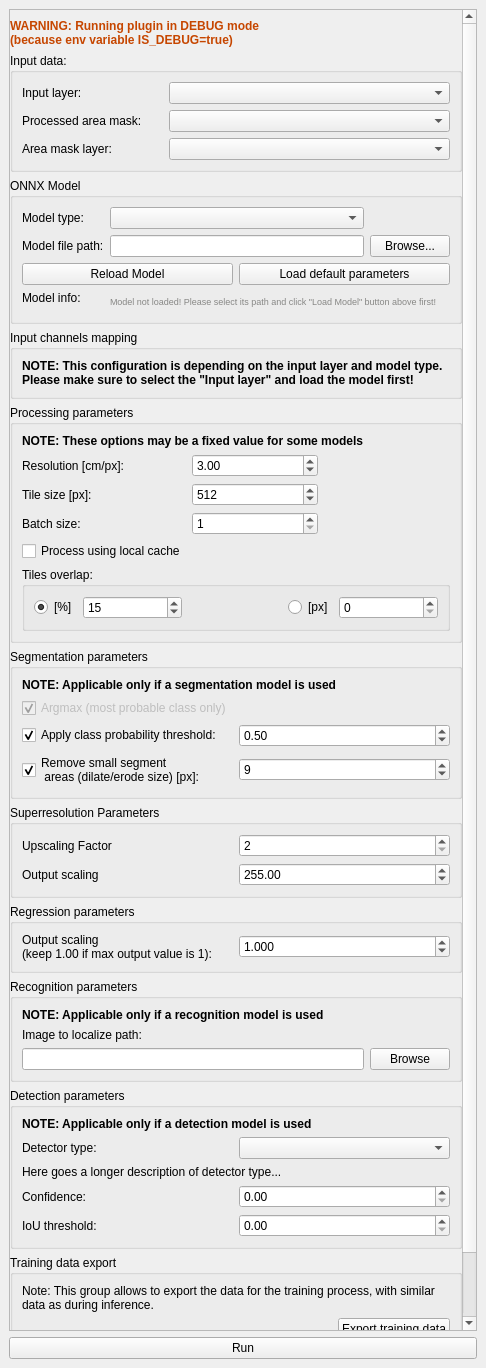
<?xml version="1.0" encoding="UTF-8"?>
<ui version="4.0">
 <class>DeepnessDockWidgetBase</class>
 <widget class="QDockWidget" name="DeepnessDockWidgetBase">
  <property name="geometry">
   <rect>
    <x>0</x>
    <y>0</y>
    <width>486</width>
    <height>1368</height>
   </rect>
  </property>
  <property name="windowTitle">
   <string>Deepness</string>
  </property>
  <widget class="QWidget" name="dockWidgetContents">
   <layout class="QGridLayout" name="gridLayout">
    <item row="0" column="0">
     <widget class="QScrollArea" name="scrollArea">
      <property name="widgetResizable">
       <bool>true</bool>
      </property>
      <widget class="QWidget" name="scrollAreaWidgetContents">
       <property name="geometry">
        <rect>
         <x>0</x>
         <y>-268</y>
         <width>452</width>
         <height>1564</height>
        </rect>
       </property>
       <layout class="QVBoxLayout" name="verticalLayout_3">
        <property name="leftMargin">
         <number>0</number>
        </property>
        <property name="rightMargin">
         <number>0</number>
        </property>
        <property name="bottomMargin">
         <number>0</number>
        </property>
        <item>
         <widget class="QLabel" name="label_debugModeWarning">
          <property name="font">
           <font>
            <pointsize>9</pointsize>
            <bold>true</bold>
           </font>
          </property>
          <property name="styleSheet">
           <string notr="true">color:rgb(198, 70, 0)</string>
          </property>
          <property name="text">
           <string>WARNING: Running plugin in DEBUG mode
(because env variable IS_DEBUG=true)</string>
          </property>
         </widget>
        </item>
        <item>
         <widget class="QgsCollapsibleGroupBox" name="mGroupBox_3">
          <property name="sizePolicy">
           <sizepolicy hsizetype="Preferred" vsizetype="Maximum">
            <horstretch>0</horstretch>
            <verstretch>0</verstretch>
           </sizepolicy>
          </property>
          <property name="title">
           <string>Input data:</string>
          </property>
          <layout class="QGridLayout" name="gridLayout_5">
           <item row="0" column="1" colspan="2">
            <widget class="QgsMapLayerComboBox" name="mMapLayerComboBox_inputLayer">
             <property name="toolTip">
              <string>&lt;html&gt;&lt;head/&gt;&lt;body&gt;&lt;p&gt;&lt;span style=&quot; font-weight:600;&quot;&gt;Layer which will be processed.&lt;/span&gt;&lt;/p&gt;&lt;p&gt;Most probably this is your ortophoto or map source (like satellite image from google earth).&lt;br/&gt;Needs to be a raster layer.&lt;/p&gt;&lt;/body&gt;&lt;/html&gt;</string>
             </property>
            </widget>
           </item>
           <item row="1" column="1" colspan="2">
            <widget class="QComboBox" name="comboBox_processedAreaSelection">
             <property name="toolTip">
              <string>&lt;html&gt;&lt;head/&gt;&lt;body&gt;&lt;p&gt;Defines what part of the &amp;quot;Input layer&amp;quot; should be processed.&lt;/p&gt;&lt;p&gt;&lt;br/&gt; - &amp;quot;&lt;span style=&quot; font-style:italic;&quot;&gt;Visible Part&lt;/span&gt;&amp;quot; allows to process the part currently visible on the map canvas.&lt;br/&gt; - &amp;quot;&lt;span style=&quot; font-style:italic;&quot;&gt;Entire Layer&lt;/span&gt;&amp;quot; allows to process the entire ortophoto file&lt;br/&gt; - &amp;quot;&lt;span style=&quot; font-style:italic;&quot;&gt;From Polygons&lt;/span&gt;&amp;quot; allows to select a polygon describing the area to be processed (e.g. if the processed field is a polygon, and we don't want to process outside of it)&lt;/p&gt;&lt;/body&gt;&lt;/html&gt;</string>
             </property>
            </widget>
           </item>
           <item row="0" column="0">
            <widget class="QLabel" name="label_10">
             <property name="text">
              <string>Input layer:</string>
             </property>
            </widget>
           </item>
           <item row="1" column="0">
            <widget class="QLabel" name="label_11">
             <property name="text">
              <string>Processed area mask:</string>
             </property>
            </widget>
           </item>
           <item row="2" column="0">
            <widget class="QLabel" name="label_areaMaskLayer">
             <property name="text">
              <string>Area mask layer:</string>
             </property>
            </widget>
           </item>
           <item row="2" column="1" colspan="2">
            <widget class="QgsMapLayerComboBox" name="mMapLayerComboBox_areaMaskLayer">
             <property name="toolTip">
              <string>&lt;html&gt;&lt;head/&gt;&lt;body&gt;&lt;p&gt;Defines the layer which is being used as a mask for the processing of &amp;quot;Input layer&amp;quot;. &lt;br/&gt;Only pixels within this mask layer will be processed.&lt;/p&gt;&lt;p&gt;Needs to be a vector layer.&lt;/p&gt;&lt;/body&gt;&lt;/html&gt;</string>
             </property>
            </widget>
           </item>
          </layout>
         </widget>
        </item>
        <item>
         <widget class="QgsCollapsibleGroupBox" name="mGroupBox">
          <property name="sizePolicy">
           <sizepolicy hsizetype="Preferred" vsizetype="Maximum">
            <horstretch>0</horstretch>
            <verstretch>0</verstretch>
           </sizepolicy>
          </property>
          <property name="title">
           <string>ONNX Model</string>
          </property>
          <layout class="QGridLayout" name="gridLayout_7">
           <item row="1" column="1">
            <widget class="QLineEdit" name="lineEdit_modelPath">
             <property name="enabled">
              <bool>true</bool>
             </property>
             <property name="toolTip">
              <string>Path to the model file</string>
             </property>
            </widget>
           </item>
           <item row="1" column="0">
            <widget class="QLabel" name="label_4">
             <property name="text">
              <string>Model file path:</string>
             </property>
            </widget>
           </item>
           <item row="1" column="2">
            <widget class="QPushButton" name="pushButton_browseModelPath">
             <property name="enabled">
              <bool>true</bool>
             </property>
             <property name="text">
              <string>Browse...</string>
             </property>
            </widget>
           </item>
           <item row="0" column="0">
            <widget class="QLabel" name="label_5">
             <property name="text">
              <string>Model type:</string>
             </property>
            </widget>
           </item>
           <item row="0" column="1">
            <widget class="QComboBox" name="comboBox_modelType">
             <property name="toolTip">
              <string>&lt;html&gt;&lt;head/&gt;&lt;body&gt;&lt;p&gt;Type of the model (model class) which you want to use.&lt;br/&gt;You should obtain this information along with the model file.&lt;/p&gt;&lt;p&gt;Please refer to the plugin documentation for more details.&lt;/p&gt;&lt;/body&gt;&lt;/html&gt;</string>
             </property>
            </widget>
           </item>
           <item row="4" column="0">
            <widget class="QLabel" name="label_3">
             <property name="text">
              <string>Model info:</string>
             </property>
            </widget>
           </item>
           <item row="4" column="1" rowspan="2" colspan="2">
            <widget class="QLabel" name="label_modelInfo">
             <property name="font">
              <font>
               <pointsize>7</pointsize>
              </font>
             </property>
             <property name="styleSheet">
              <string notr="true">color: rgb(135, 135, 133);</string>
             </property>
             <property name="text">
              <string>Model not loaded! Please select its path and click &quot;Load Model&quot; button above first!</string>
             </property>
             <property name="wordWrap">
              <bool>true</bool>
             </property>
            </widget>
           </item>
           <item row="3" column="0" colspan="3">
            <layout class="QHBoxLayout" name="horizontalLayout_10">
             <item>
              <widget class="QPushButton" name="pushButton_reloadModel">
               <property name="toolTip">
                <string>Reload the model given in the line edit above</string>
               </property>
               <property name="text">
                <string>Reload Model</string>
               </property>
              </widget>
             </item>
             <item>
              <widget class="QPushButton" name="pushButton_loadDefaultModelParameters">
               <property name="toolTip">
                <string>&lt;html&gt;&lt;head/&gt;&lt;body&gt;&lt;p&gt;&lt;span style=&quot; font-weight:600;&quot;&gt;Load default model parameters.&lt;/span&gt;&lt;/p&gt;&lt;p&gt;ONNX Models can have metadata, which can be parsed and used to set default value for fields in UI, w.g. for tile_size or confidence threshold&lt;/p&gt;&lt;/body&gt;&lt;/html&gt;</string>
               </property>
               <property name="text">
                <string>Load default parameters</string>
               </property>
              </widget>
             </item>
            </layout>
           </item>
          </layout>
         </widget>
        </item>
        <item>
         <widget class="QgsCollapsibleGroupBox" name="mGroupBox_2">
          <property name="sizePolicy">
           <sizepolicy hsizetype="Preferred" vsizetype="Maximum">
            <horstretch>0</horstretch>
            <verstretch>0</verstretch>
           </sizepolicy>
          </property>
          <property name="title">
           <string>Input channels mapping</string>
          </property>
          <layout class="QGridLayout" name="gridLayout_4">
           <item row="1" column="0">
            <layout class="QVBoxLayout" name="verticalLayout_inputChannelsMapping"/>
           </item>
           <item row="0" column="0">
            <widget class="QLabel" name="label_12">
             <property name="font">
              <font>
               <bold>true</bold>
              </font>
             </property>
             <property name="text">
              <string>NOTE: This configuration is depending on the input layer and model type. Please make sure to select the &quot;Input layer&quot; and load the model first!</string>
             </property>
             <property name="wordWrap">
              <bool>true</bool>
             </property>
            </widget>
           </item>
          </layout>
         </widget>
        </item>
        <item>
         <widget class="QgsCollapsibleGroupBox" name="mGroupBox_4">
          <property name="sizePolicy">
           <sizepolicy hsizetype="Preferred" vsizetype="Maximum">
            <horstretch>0</horstretch>
            <verstretch>0</verstretch>
           </sizepolicy>
          </property>
          <property name="title">
           <string>Processing parameters</string>
          </property>
          <layout class="QGridLayout" name="gridLayout_8">
           <item row="6" column="0" colspan="3">
            <widget class="QGroupBox" name="groupBox">
             <property name="title">
              <string>Tiles overlap:</string>
             </property>
             <layout class="QGridLayout" name="gridLayout_3">
              <item row="0" column="3">
               <widget class="QRadioButton" name="radioButton_processingTileOverlapPixels">
                <property name="text">
                 <string>[px]</string>
                </property>
               </widget>
              </item>
              <item row="0" column="2">
               <spacer name="horizontalSpacer_2">
                <property name="orientation">
                 <enum>Qt::Horizontal</enum>
                </property>
                <property name="sizeHint" stdset="0">
                 <size>
                  <width>40</width>
                  <height>20</height>
                 </size>
                </property>
               </spacer>
              </item>
              <item row="0" column="1">
               <widget class="QSpinBox" name="spinBox_processingTileOverlapPercentage">
                <property name="sizePolicy">
                 <sizepolicy hsizetype="MinimumExpanding" vsizetype="Fixed">
                  <horstretch>0</horstretch>
                  <verstretch>0</verstretch>
                 </sizepolicy>
                </property>
                <property name="minimumSize">
                 <size>
                  <width>80</width>
                  <height>0</height>
                 </size>
                </property>
                <property name="toolTip">
                 <string>&lt;html&gt;&lt;head/&gt;&lt;body&gt;&lt;p&gt;Defines how much tiles should overlap on their neighbours during processing.&lt;/p&gt;&lt;p&gt;Especially required for model which introduce distortions on the edges of images, so that it can be removed in postprocessing.&lt;/p&gt;&lt;/body&gt;&lt;/html&gt;</string>
                </property>
                <property name="suffix">
                 <string/>
                </property>
                <property name="value">
                 <number>15</number>
                </property>
               </widget>
              </item>
              <item row="0" column="4">
               <widget class="QSpinBox" name="spinBox_processingTileOverlapPixels">
                <property name="sizePolicy">
                 <sizepolicy hsizetype="MinimumExpanding" vsizetype="Fixed">
                  <horstretch>0</horstretch>
                  <verstretch>0</verstretch>
                 </sizepolicy>
                </property>
                <property name="minimumSize">
                 <size>
                  <width>80</width>
                  <height>0</height>
                 </size>
                </property>
                <property name="maximum">
                 <number>9999999</number>
                </property>
               </widget>
              </item>
              <item row="0" column="0">
               <widget class="QRadioButton" name="radioButton_processingTileOverlapPercentage">
                <property name="text">
                 <string>[%]</string>
                </property>
                <property name="checked">
                 <bool>true</bool>
                </property>
               </widget>
              </item>
             </layout>
            </widget>
           </item>
           <item row="2" column="1">
            <widget class="QSpinBox" name="spinBox_tileSize_px">
             <property name="enabled">
              <bool>true</bool>
             </property>
             <property name="toolTip">
              <string>&lt;html&gt;&lt;head/&gt;&lt;body&gt;&lt;p&gt;Size of the images passed to the model.&lt;/p&gt;&lt;p&gt;Usually needs to be the same as the one used during training.&lt;/p&gt;&lt;/body&gt;&lt;/html&gt;</string>
             </property>
             <property name="maximum">
              <number>99999</number>
             </property>
             <property name="value">
              <number>512</number>
             </property>
            </widget>
           </item>
           <item row="1" column="1">
            <widget class="QDoubleSpinBox" name="doubleSpinBox_resolution_cm_px">
             <property name="toolTip">
              <string>&lt;html&gt;&lt;head/&gt;&lt;body&gt;&lt;p&gt;Defines the processing resolution of the &amp;quot;Input layer&amp;quot;.&lt;/p&gt;&lt;p&gt;&lt;br/&gt;&lt;/p&gt;&lt;p&gt;Determines the resolution of images fed into the model, allowing to scale the input images.&lt;/p&gt;&lt;p&gt;Should be similar as the resolution used to train the model.&lt;/p&gt;&lt;/body&gt;&lt;/html&gt;</string>
             </property>
             <property name="decimals">
              <number>2</number>
             </property>
             <property name="minimum">
              <double>0.000000000000000</double>
             </property>
             <property name="maximum">
              <double>999999.000000000000000</double>
             </property>
             <property name="value">
              <double>3.000000000000000</double>
             </property>
            </widget>
           </item>
           <item row="2" column="0">
            <widget class="QLabel" name="label_8">
             <property name="text">
              <string>Tile size [px]:</string>
             </property>
            </widget>
           </item>
           <item row="1" column="0">
            <widget class="QLabel" name="label">
             <property name="text">
              <string>Resolution [cm/px]:</string>
             </property>
            </widget>
           </item>
           <item row="0" column="0" colspan="3">
            <widget class="QLabel" name="label_13">
             <property name="font">
              <font>
               <italic>false</italic>
               <bold>true</bold>
              </font>
             </property>
             <property name="text">
              <string>NOTE: These options may be a fixed value for some models</string>
             </property>
             <property name="wordWrap">
              <bool>true</bool>
             </property>
            </widget>
           </item>
           <item row="3" column="0">
            <widget class="QLabel" name="label_19">
             <property name="text">
              <string>Batch size:</string>
             </property>
            </widget>
           </item>
           <item row="3" column="1">
            <widget class="QSpinBox" name="spinBox_batchSize">
             <property name="toolTip">
              <string>&lt;html&gt;&lt;head/&gt;&lt;body&gt;&lt;p&gt;The size of the data batch in the model.&lt;/p&gt;&lt;p&gt;The size depends on the computing resources, in particular the available RAM / GPU memory.&lt;/p&gt;&lt;/body&gt;&lt;/html&gt;</string>
             </property>
             <property name="minimum">
              <number>1</number>
             </property>
             <property name="maximum">
              <number>9999999</number>
             </property>
            </widget>
           </item>
           <item row="4" column="0">
            <widget class="QCheckBox" name="checkBox_local_cache">
             <property name="toolTip">
              <string>&lt;html&gt;&lt;head/&gt;&lt;body&gt;&lt;p&gt;If True, local memory caching is performed - this is helpful when large area maps are processed, but is probably slower than processing in RAM.&lt;/p&gt;&lt;p&gt;&lt;br/&gt;&lt;/p&gt;&lt;/body&gt;&lt;/html&gt;</string>
             </property>
             <property name="text">
              <string>Process using local cache</string>
             </property>
            </widget>
           </item>
          </layout>
         </widget>
        </item>
        <item>
         <widget class="QgsCollapsibleGroupBox" name="mGroupBox_segmentationParameters">
          <property name="sizePolicy">
           <sizepolicy hsizetype="Preferred" vsizetype="Maximum">
            <horstretch>0</horstretch>
            <verstretch>0</verstretch>
           </sizepolicy>
          </property>
          <property name="title">
           <string>Segmentation parameters</string>
          </property>
          <layout class="QGridLayout" name="gridLayout_10">
           <item row="2" column="2">
            <widget class="QDoubleSpinBox" name="doubleSpinBox_probabilityThreshold">
             <property name="toolTip">
              <string>&lt;html&gt;&lt;head/&gt;&lt;body&gt;&lt;p&gt;Minimum required probability for the class to be considered as belonging to this class.&lt;/p&gt;&lt;/body&gt;&lt;/html&gt;</string>
             </property>
             <property name="decimals">
              <number>2</number>
             </property>
             <property name="maximum">
              <double>1.000000000000000</double>
             </property>
             <property name="singleStep">
              <double>0.050000000000000</double>
             </property>
             <property name="value">
              <double>0.500000000000000</double>
             </property>
            </widget>
           </item>
           <item row="1" column="1">
            <widget class="QCheckBox" name="checkBox_pixelClassArgmaxEnabled">
             <property name="enabled">
              <bool>false</bool>
             </property>
             <property name="toolTip">
              <string/>
             </property>
             <property name="text">
              <string>Argmax (most probable class only)</string>
             </property>
             <property name="checked">
              <bool>true</bool>
             </property>
            </widget>
           </item>
           <item row="2" column="1">
            <widget class="QCheckBox" name="checkBox_pixelClassEnableThreshold">
             <property name="text">
              <string>Apply class probability threshold:</string>
             </property>
             <property name="checked">
              <bool>true</bool>
             </property>
            </widget>
           </item>
           <item row="3" column="2">
            <widget class="QSpinBox" name="spinBox_dilateErodeSize">
             <property name="toolTip">
              <string>&lt;html&gt;&lt;head/&gt;&lt;body&gt;&lt;p&gt;Postprocessing option, to remove small areas (small clusters of pixels) belonging to each class, smoothing the predictions.&lt;/p&gt;&lt;p&gt;The actual size (in meters) of the smoothing can be calculated as &amp;quot;Resolution&amp;quot; * &amp;quot;value of this parameter&amp;quot;.&lt;br/&gt;Works as application of dilate and erode operation (twice, in reverse order).&lt;br/&gt;Similar effect to median filter.&lt;/p&gt;&lt;/body&gt;&lt;/html&gt;</string>
             </property>
             <property name="value">
              <number>9</number>
             </property>
            </widget>
           </item>
           <item row="0" column="1" colspan="2">
            <widget class="QLabel" name="label_2">
             <property name="font">
              <font>
               <bold>true</bold>
              </font>
             </property>
             <property name="text">
              <string>NOTE: Applicable only if a segmentation model is used</string>
             </property>
            </widget>
           </item>
           <item row="3" column="1">
            <widget class="QCheckBox" name="checkBox_removeSmallAreas">
             <property name="text">
              <string>Remove small segment 
 areas (dilate/erode size) [px]:</string>
             </property>
             <property name="checked">
              <bool>true</bool>
             </property>
            </widget>
           </item>
          </layout>
         </widget>
        </item>
        <item>
         <widget class="QgsCollapsibleGroupBox" name="mGroupBox_superresolutionParameters">
          <property name="sizePolicy">
           <sizepolicy hsizetype="Preferred" vsizetype="Maximum">
            <horstretch>0</horstretch>
            <verstretch>0</verstretch>
           </sizepolicy>
          </property>
          <property name="title">
           <string>Superresolution Parameters</string>
          </property>
          <layout class="QGridLayout" name="gridLayout_6">
           <item row="0" column="0">
            <widget class="QLabel" name="label_7">
             <property name="text">
              <string>Upscaling Factor</string>
             </property>
            </widget>
           </item>
           <item row="0" column="1">
            <widget class="QgsSpinBox" name="doubleSpinBox_superresolutionScaleFactor">
             <property name="minimum">
              <number>2</number>
             </property>
            </widget>
           </item>
           <item row="1" column="1">
            <widget class="QgsDoubleSpinBox" name="doubleSpinBox_superresolutionScaling">
             <property name="maximum">
              <double>100000000000.000000000000000</double>
             </property>
             <property name="value">
              <double>255.000000000000000</double>
             </property>
            </widget>
           </item>
           <item row="1" column="0">
            <widget class="QLabel" name="label_14">
             <property name="text">
              <string>Output scaling</string>
             </property>
            </widget>
           </item>
          </layout>
         </widget>
        </item>
        <item>
         <widget class="QgsCollapsibleGroupBox" name="mGroupBox_regressionParameters">
          <property name="sizePolicy">
           <sizepolicy hsizetype="Preferred" vsizetype="Maximum">
            <horstretch>0</horstretch>
            <verstretch>0</verstretch>
           </sizepolicy>
          </property>
          <property name="title">
           <string>Regression parameters</string>
          </property>
          <layout class="QGridLayout" name="gridLayout_11">
           <item row="1" column="1">
            <widget class="QDoubleSpinBox" name="doubleSpinBox_regressionScaling">
             <property name="toolTip">
              <string>&lt;html&gt;&lt;head/&gt;&lt;body&gt;&lt;p&gt;Scaling factor for model output values.&lt;/p&gt;&lt;p&gt;Each pixel value will be multiplied by this factor.&lt;/p&gt;&lt;/body&gt;&lt;/html&gt;</string>
             </property>
             <property name="decimals">
              <number>3</number>
             </property>
             <property name="maximum">
              <double>9999.000000000000000</double>
             </property>
             <property name="value">
              <double>1.000000000000000</double>
             </property>
            </widget>
           </item>
           <item row="1" column="0">
            <widget class="QLabel" name="label_6">
             <property name="text">
              <string>Output scaling 
(keep 1.00 if max output value is 1):</string>
             </property>
            </widget>
           </item>
          </layout>
         </widget>
        </item>
        <item>
         <widget class="QgsCollapsibleGroupBox" name="mGroupBox_recognitionParameters">
          <property name="sizePolicy">
           <sizepolicy hsizetype="Preferred" vsizetype="Maximum">
            <horstretch>0</horstretch>
            <verstretch>0</verstretch>
           </sizepolicy>
          </property>
          <property name="title">
           <string>Recognition parameters</string>
          </property>
          <layout class="QGridLayout" name="gridLayout_12">
           <item row="1" column="1" colspan="2">
            <widget class="QLabel" name="label_23">
             <property name="font">
              <font>
               <bold>true</bold>
              </font>
             </property>
             <property name="text">
              <string>NOTE: Applicable only if a recognition model is used</string>
             </property>
            </widget>
           </item>
           <item row="3" column="1" colspan="2">
            <widget class="QLabel" name="label_24">
             <property name="text">
              <string>Image to localize path:</string>
             </property>
            </widget>
           </item>
           <item row="4" column="1">
            <widget class="QLineEdit" name="lineEdit_recognitionPath"/>
           </item>
           <item row="4" column="2">
            <widget class="QPushButton" name="pushButton_browseQueryImagePath">
             <property name="text">
              <string>Browse</string>
             </property>
            </widget>
           </item>
          </layout>
         </widget>
        </item>
        <item>
         <widget class="QgsCollapsibleGroupBox" name="mGroupBox_detectionParameters">
          <property name="title">
           <string>Detection parameters</string>
          </property>
          <layout class="QGridLayout" name="gridLayout_9">
           <item row="3" column="0">
            <widget class="QLabel" name="label_21">
             <property name="text">
              <string>Confidence:</string>
             </property>
            </widget>
           </item>
           <item row="1" column="0">
            <widget class="QLabel" name="label_16">
             <property name="text">
              <string>Detector type:</string>
             </property>
            </widget>
           </item>
           <item row="1" column="1">
            <widget class="QComboBox" name="comboBox_detectorType"/>
           </item>
           <item row="5" column="0">
            <widget class="QLabel" name="label_22">
             <property name="text">
              <string>IoU threshold:</string>
             </property>
            </widget>
           </item>
           <item row="3" column="1">
            <widget class="QDoubleSpinBox" name="doubleSpinBox_confidence">
             <property name="toolTip">
              <string>&lt;html&gt;&lt;head/&gt;&lt;body&gt;&lt;p&gt;Minimal confidence of the potential detection, to consider it as a detection.&lt;/p&gt;&lt;/body&gt;&lt;/html&gt;</string>
             </property>
             <property name="decimals">
              <number>2</number>
             </property>
             <property name="maximum">
              <double>1.000000000000000</double>
             </property>
             <property name="singleStep">
              <double>0.050000000000000</double>
             </property>
            </widget>
           </item>
           <item row="0" column="0" colspan="2">
            <widget class="QLabel" name="label_20">
             <property name="font">
              <font>
               <bold>true</bold>
              </font>
             </property>
             <property name="text">
              <string>NOTE: Applicable only if a detection model is used</string>
             </property>
            </widget>
           </item>
           <item row="2" column="0" colspan="2">
            <widget class="QLabel" name="label_detectorTypeDescription">
             <property name="font">
              <font>
               <pointsize>9</pointsize>
              </font>
             </property>
             <property name="text">
              <string>Here goes a longer description of detector type...</string>
             </property>
            </widget>
           </item>
           <item row="5" column="1">
            <widget class="QDoubleSpinBox" name="doubleSpinBox_iouScore">
             <property name="toolTip">
              <string>&lt;html&gt;&lt;head/&gt;&lt;body&gt;&lt;p&gt;Parameter used in Non Maximum Suppression in post processing.&lt;/p&gt;&lt;p&gt;Defines the threshold of overlap between to neighbouring detections, to consider them as the same object.&lt;/p&gt;&lt;/body&gt;&lt;/html&gt;</string>
             </property>
             <property name="decimals">
              <number>2</number>
             </property>
             <property name="maximum">
              <double>1.000000000000000</double>
             </property>
             <property name="singleStep">
              <double>0.050000000000000</double>
             </property>
            </widget>
           </item>
          </layout>
         </widget>
        </item>
        <item>
         <widget class="QgsCollapsibleGroupBox" name="mGroupBox_8">
          <property name="sizePolicy">
           <sizepolicy hsizetype="Preferred" vsizetype="Maximum">
            <horstretch>0</horstretch>
            <verstretch>0</verstretch>
           </sizepolicy>
          </property>
          <property name="title">
           <string>Training data export</string>
          </property>
          <property name="checkable">
           <bool>false</bool>
          </property>
          <layout class="QVBoxLayout" name="verticalLayout_4">
           <item>
            <widget class="QLabel" name="label_15">
             <property name="text">
              <string>Note: This group allows to export the data for the training process, with similar data as during inference.</string>
             </property>
             <property name="wordWrap">
              <bool>true</bool>
             </property>
            </widget>
           </item>
           <item>
            <layout class="QVBoxLayout" name="verticalLayout_trainingDataExport"/>
           </item>
           <item>
            <layout class="QHBoxLayout" name="horizontalLayout_2">
             <item>
              <spacer name="horizontalSpacer">
               <property name="orientation">
                <enum>Qt::Horizontal</enum>
               </property>
               <property name="sizeHint" stdset="0">
                <size>
                 <width>40</width>
                 <height>20</height>
                </size>
               </property>
              </spacer>
             </item>
             <item>
              <widget class="QPushButton" name="pushButton_runTrainingDataExport">
               <property name="toolTip">
                <string>&lt;html&gt;&lt;head/&gt;&lt;body&gt;&lt;p&gt;Run the export of the data&lt;/p&gt;&lt;/body&gt;&lt;/html&gt;</string>
               </property>
               <property name="text">
                <string>Export training data</string>
               </property>
              </widget>
             </item>
            </layout>
           </item>
           <item>
            <widget class="QWidget" name="widget_3" native="true">
             <layout class="QHBoxLayout" name="horizontalLayout">
              <property name="leftMargin">
               <number>0</number>
              </property>
              <property name="topMargin">
               <number>0</number>
              </property>
              <property name="rightMargin">
               <number>0</number>
              </property>
              <property name="bottomMargin">
               <number>0</number>
              </property>
             </layout>
            </widget>
           </item>
          </layout>
         </widget>
        </item>
        <item>
         <spacer name="verticalSpacer">
          <property name="orientation">
           <enum>Qt::Vertical</enum>
          </property>
          <property name="sizeHint" stdset="0">
           <size>
            <width>20</width>
            <height>40</height>
           </size>
          </property>
         </spacer>
        </item>
       </layout>
      </widget>
     </widget>
    </item>
    <item row="1" column="0">
     <layout class="QVBoxLayout" name="verticalLayout">
      <item>
       <widget class="QPushButton" name="pushButton_runInference">
        <property name="toolTip">
         <string>&lt;html&gt;&lt;head/&gt;&lt;body&gt;&lt;p&gt;Run the inference, for the selected above paraeters.&lt;/p&gt;&lt;/body&gt;&lt;/html&gt;</string>
        </property>
        <property name="text">
         <string>Run</string>
        </property>
       </widget>
      </item>
     </layout>
    </item>
   </layout>
  </widget>
 </widget>
 <customwidgets>
  <customwidget>
   <class>QgsCollapsibleGroupBox</class>
   <extends>QGroupBox</extends>
   <header>qgscollapsiblegroupbox.h</header>
   <container>1</container>
  </customwidget>
  <customwidget>
   <class>QgsDoubleSpinBox</class>
   <extends>QDoubleSpinBox</extends>
   <header>qgsdoublespinbox.h</header>
  </customwidget>
  <customwidget>
   <class>QgsMapLayerComboBox</class>
   <extends>QComboBox</extends>
   <header>qgsmaplayercombobox.h</header>
  </customwidget>
  <customwidget>
   <class>QgsSpinBox</class>
   <extends>QSpinBox</extends>
   <header>qgsspinbox.h</header>
  </customwidget>
 </customwidgets>
 <resources/>
 <connections/>
</ui>
